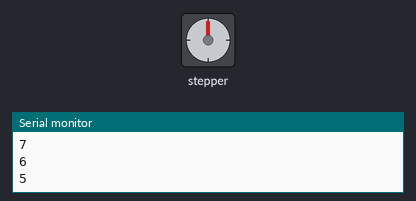
Bench run of a sketch on a simulated Arduino Uno, built with avr-gcc and run on an emulated ATmega328P. On the bench: stepper motor, the last lines printed to the serial monitor. Wiring (inferred from the names in the program): stepper motor (2048 steps per turn assumed): coils pin 8, pin 9, pin 10, pin 11.

Above: at 0.1 s.
At 2.5 s:
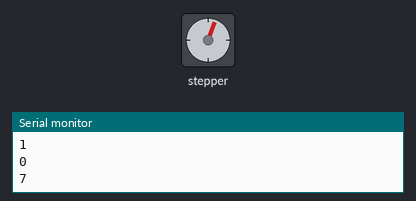
At 5.0 s:
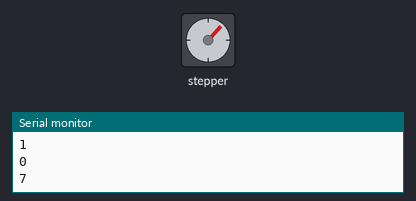
Timing chart, 0 to 6.5 s (numbered marks = the images above):
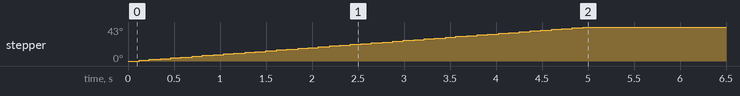

The sketch:

05.01-stepper-motor.ino
```cpp
#define COIL0 8
#define COIL1 9
#define COIL2 10
#define COIL3 11

#define DELAY 10
#define DEBUG

#include "stepperMotor.h"

unsigned char coilPins1[] = { COIL0, COIL1, COIL2, COIL3 };
const unsigned char sequence1[] = { 0b0001, 0b0010, 0b0100, 0b1000 };

unsigned char currentState;

StepperMotor sm;
void setup()
{
	#ifdef DEBUG
	// Setup Serial
	Serial.begin(9600);
	#endif
	sm.attach(coilPins1);

	//currentState = 0b0000;
	sm.setFullStep(false);
	sm.setSteps(-500);

	#ifdef DEBUG
	Serial.println("Setup complete");
	#endif
}


void loop()
{
	//sm.setSteps(-4096);
	delay(9999);
}
```

stepperMotor.h
```cpp
class StepperMotor
{
public:
	//StepperMotor();
	void attach(unsigned char pins[4]);
	void setDelay(unsigned char ms);
	void setFullStep(bool);
	void setSteps(int steps);

private:
	byte pins[4];
	bool fullstep;
	unsigned char delayTime;

	byte sequence[9] = {0b1000, 0b1100, 0b0100, 0b0110, 0b0010, 0b0011, 0b0001, 0b1001, 0b0000};
	//byte sequence[9] = {0b0001, 0b0011, 0b0010, 0b0110, 0b0100, 0b1100, 0b1000, 0b1001, 0b0000};

	void doSteps(int steps);
	void doStep(byte *currentState, byte *targetState);
};

void StepperMotor::attach(unsigned char coilPins[4])
{
	fullstep = false;
	memcpy(pins, coilPins, sizeof(coilPins[0]) * 4);
	delayTime = 10;

	for (unsigned char i = 0; i < 4; ++i)
		pinMode(pins[i], OUTPUT);
}

void StepperMotor::setDelay(unsigned char ms)
{
	delayTime = ms;
}

void StepperMotor::setFullStep(bool b)
{
	fullstep = b;
}

void StepperMotor::setSteps(int steps)
{
	doSteps(steps);
}

void StepperMotor::doSteps(int steps)
{
	signed char reverse = (steps >> 15)*2 + 1;
	unsigned char step = fullstep * reverse + reverse;
	unsigned char seqIdx = -step - (steps >> 15 & 0x1)*2;
	steps *= reverse;

	byte *targetState = NULL;
	byte *currentState = sequence + 8;

	while (steps > 0)
	{
		seqIdx = (seqIdx + step) % 8;
		targetState = &sequence[seqIdx];
		Serial.println(seqIdx);

		doStep(currentState, targetState);

		currentState = targetState;
		steps--;
	}
	doStep(currentState, sequence + 8);
}

void StepperMotor::doStep(byte *currentState, byte *targetState)
{
	byte diff = *currentState ^ *targetState;
	for (unsigned char pin = 0; pin < 4; pin++)
	{

		if (diff >> pin & 0x1)
		{
			digitalWrite(pins[pin], !(*currentState >> pin & 0x1));
		}
	}

	delay(delayTime);
}
```
